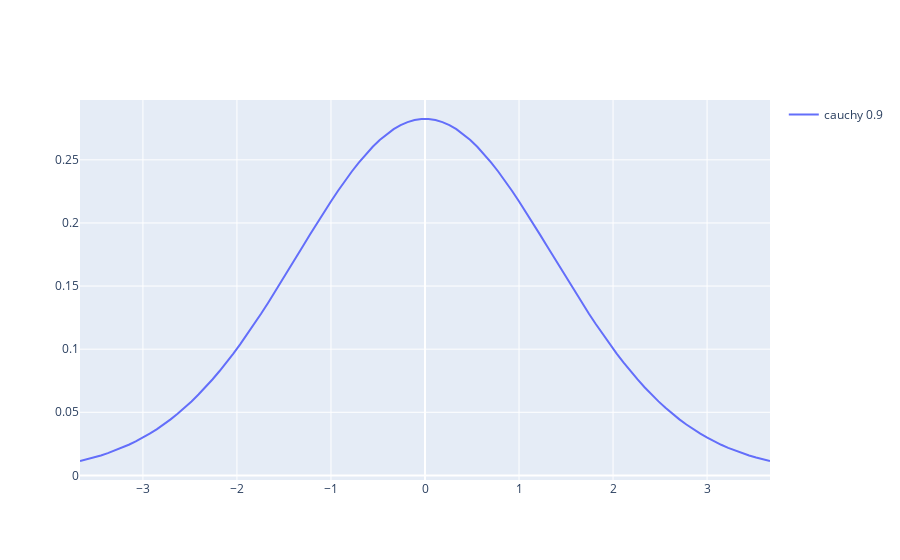

Write notebook code for a chart like this one.
### Markdown cell above
## Activity 2 Levy  Stable Distribuition

### Code cell
alpha1, alpha2, beta = 1.9, 0.5, 0
mean, var, skew, kurt = levy_stable.stats(alpha, beta, moments='mvsk')

x1 = np.linspace(levy_stable.ppf(0.01, alpha1, beta),
                levy_stable.ppf(0.99, alpha1, beta), 100)

x2 = np.linspace(levy_stable.ppf(0.01, alpha2, beta),
                levy_stable.ppf(0.99, alpha2, beta), 100)

#ax.plot(x1, levy_stable.pdf(x, alpha1, beta),
       #'r-', lw=5, alpha=0.6, label='levy_stable pdf')

#ax.plot(x, levy_stable.pdf(x, alpha2, beta),
       #'r-', lw=5, alpha=0.6, label='levy_stable pdf')


fig = go.Figure()
fig.add_trace(go.Scatter(x = x1,
                         y = levy_stable.pdf(x, alpha1, beta),
                                   marker = dict(size=2),
                                   line = dict(width=2),
                                   mode = 'lines',
                                   name = 'cauchy 0.9',
                                   showlegend = True 
                                  ))

fig.show()
